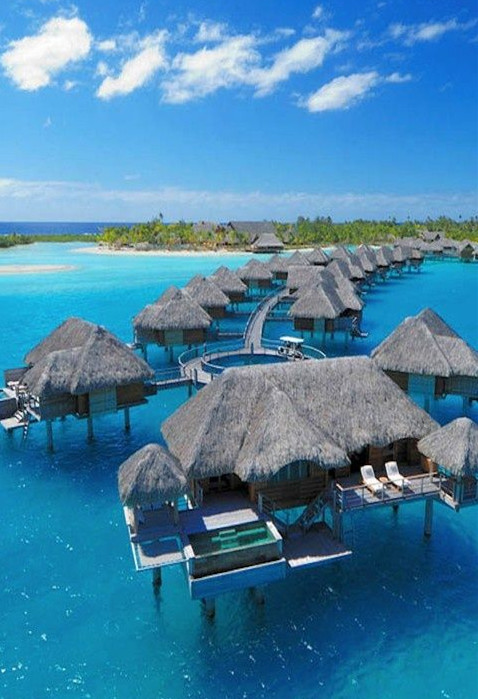
//> input picture opencv3/ch8/ch8/3.jpg, 478 x 699 px
$ ./tx_contourRC   (built with g++ and OpenCV 4)
//> lines starting //> are read from the running program, lines starting //| are printed output that depends on the picture; after the words box and inside, x2 and y2 are one past the last pixel; in counts of white or black regions, pixels touching at a corner belong together
#include "opencv2/highgui/highgui.hpp"
#include "opencv2/imgproc/imgproc.hpp"
using namespace cv;
using namespace std;

//-----------------------------------【宏定义部分】--------------------------------------------
//  描述：定义一些辅助宏
//------------------------------------------------------------------------------------------------
#define WINDOW_NAME1 "【原始图窗口】"        //为窗口标题定义的宏
#define WINDOW_NAME2 "【效果图窗口】"        //为窗口标题定义的宏

//-----------------------------------【全局变量声明部分】--------------------------------------
//  描述：全局变量的声明
//-----------------------------------------------------------------------------------------------
Mat g_srcImage;
Mat g_grayImage;
int g_nThresh = 50;//阈值
int g_nMaxThresh = 255;//阈值最大值
RNG g_rng(12345);//随机数生成器

//-----------------------------------【全局函数声明部分】--------------------------------------
//   描述：全局函数的声明
//-----------------------------------------------------------------------------------------------
void on_ContoursChange(int, void*);
static void ShowHelpText();

//-----------------------------------【main( )函数】--------------------------------------------
//   描述：控制台应用程序的入口函数，我们的程序从这里开始执行
//-----------------------------------------------------------------------------------------------
int main()
{
	//【0】改变console字体颜色
	system("color 1F");

	//【0】显示欢迎和帮助文字
	ShowHelpText();

	//【1】载入3通道的原图像
	g_srcImage = imread("3.jpg", 1);
//> g_srcImage is the input picture: 699 rows x 478 cols, CV_8UC3; mean B, G, R 166.1, 131, 70.6
	if (!g_srcImage.data) { printf("读取图片错误，请确定目录下是否有imread函数指定的图片存在~！ \n"); return false; }

	//【2】得到原图的灰度图像并进行平滑
	cvtColor(g_srcImage, g_grayImage, COLOR_BGR2GRAY);
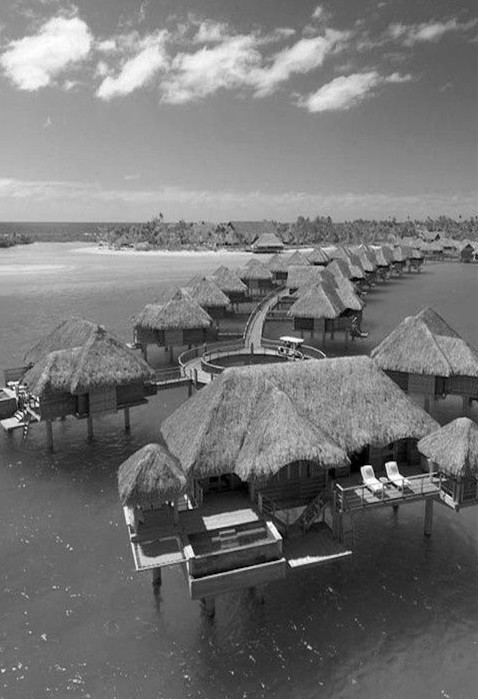
//> g_grayImage: 699 rows x 478 cols, CV_8UC1; min 0, max 255, mean 117
	blur(g_grayImage, g_grayImage, Size(3, 3));

	//【3】创建原始图窗口并显示
	namedWindow(WINDOW_NAME1, WINDOW_AUTOSIZE);
	imshow(WINDOW_NAME1, g_srcImage);

	//【4】设置滚动条并调用一次回调函数
	createTrackbar(" 阈值:", WINDOW_NAME1, &g_nThresh, g_nMaxThresh, on_ContoursChange);
	on_ContoursChange(0, 0);

	waitKey(0);

	return(0);
}

//----------------------------【on_ContoursChange( )函数】---------------------------------
//      描述：回调函数
//-------------------------------------------------------------------------------------------------
void on_ContoursChange(int, void*)
{
	//定义一些参数
	Mat threshold_output;
	vector<vector<Point>> contours;
	vector<Vec4i> hierarchy;

	// 使用Threshold检测边缘
	threshold(g_grayImage, threshold_output, g_nThresh, 255, THRESH_BINARY);
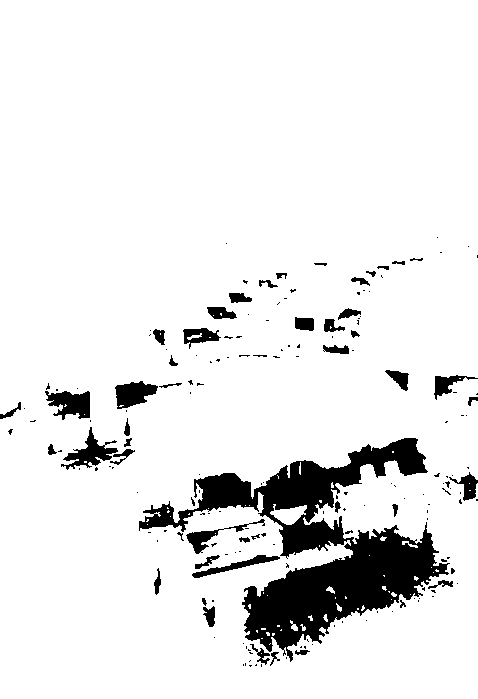
//> threshold_output: 699 rows x 478 cols, CV_8UC1; 91% white; 181 black regions (132 under 20 px)

	// 找出轮廓
	findContours(threshold_output, contours, hierarchy, RETR_TREE, CHAIN_APPROX_SIMPLE, Point(0, 0));
//> contours = 267 contours, 198 with area under 20; largest, box (x1, y1, x2, y2) and area: (0, 0, 478, 699) 331916, (138, 437, 451, 663) 23490, (44, 390, 91, 421) 947, (60, 426, 119, 471) 942, (114, 380, 159, 410) 830

	// 多边形逼近轮廓 + 获取矩形和圆形边界框
	vector<vector<Point> > contours_poly(contours.size());
//> contours_poly = 267 empty contours
	vector<Rect> boundRect(contours.size());
	vector<Point2f>center(contours.size());
	vector<float>radius(contours.size());

	//一个循环，遍历所有部分，进行本程序最核心的操作
	for (unsigned int i = 0; i < contours.size(); i++)
	{
		approxPolyDP(Mat(contours[i]), contours_poly[i], 3, true);//用指定精度逼近多边形曲线
		boundRect[i] = boundingRect(Mat(contours_poly[i]));//计算点集的最外面（up-right）矩形边界
		minEnclosingCircle(contours_poly[i], center[i], radius[i]);//对给定的 2D点集，寻找最小面积的包围圆形
	}
//> after the loop, contours_poly = 267 contours, 222 with area under 20; largest, box (x1, y1, x2, y2) and area: (0, 0, 478, 699) 332026, (138, 437, 450, 663) 23216, (60, 426, 119, 471) 907, (44, 390, 91, 421) 864, (116, 380, 159, 409) 793; boundRect = 267 Rects (x, y, width, height), first 8: [469, 490, 1, 1], [469, 483, 1, 1], [459, 378, 1, 1], [0, 0, 478, 699], [248, 665, 5, 1], [261, 663, 1, 5], [255, 663, 2, 4], [242, 664, 1, 1]; center = 267 Points (x, y), first 12: [469, 490], [469, 483], [459, 378], [238.5, 349], [250, 665], [261, 665], [255.5, 664.5], [242, 664], [245, 664], [248, 661], [249, 660], [278, 659.5]; radius = 267 values, max 422.7 at index 3, min 0.0001 at index 0, mean 5.29

	// 绘制多边形轮廓 + 包围的矩形框 + 圆形框
	Mat drawing = Mat::zeros(threshold_output.size(), CV_8UC3);
	for (int unsigned i = 0; i < contours.size(); i++)
	{
		Scalar color = Scalar(g_rng.uniform(0, 255), g_rng.uniform(0, 255), g_rng.uniform(0, 255));//随机设置颜色
		drawContours(drawing, contours_poly, i, color, 1, 8, vector<Vec4i>(), 0, Point());//绘制轮廓
		rectangle(drawing, boundRect[i].tl(), boundRect[i].br(), color, 2, 8, 0);//绘制矩形
		circle(drawing, center[i], (int)radius[i], color, 2, 8, 0);//绘制圆
	}
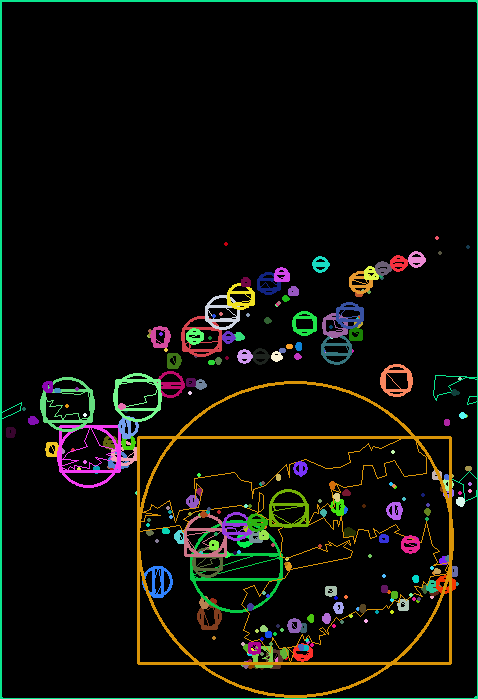
//> drawing: 699 rows x 478 cols, CV_8UC3; mean B, G, R 10, 14.7, 13.8

	// 显示效果图窗口
	namedWindow(WINDOW_NAME2, WINDOW_AUTOSIZE);
	imshow(WINDOW_NAME2, drawing);
}

//-----------------------------------【ShowHelpText( )函数】----------------------------------
//      描述：输出一些帮助信息
//----------------------------------------------------------------------------------------------
static void ShowHelpText()
{
	//输出欢迎信息和OpenCV版本
	printf("\n\n\t\t\t非常感谢购买《OpenCV3编程入门》一书！\n");
	printf("\n\n\t\t\t此为本书OpenCV3版的第75个配套示例程序\n");
	printf("\n\n\t\t\t   当前使用的OpenCV版本为：" CV_VERSION);
	printf("\n\n  ----------------------------------------------------------------------------\n");

	//输出一些帮助信息
	printf("\n\n\n\t欢迎来到【创建包围轮廓的矩形和圆形边界框】示例程序~\n\n");
	printf("\n\n\t按键操作说明: \n\n"
		"\t\t键盘按键【ESC】- 退出程序\n\n"
		"\t\t滑动滚动条 - 改变阈值\n\n");
}

$ run again, with opencv3/ch8/ch8/4.jpg copied over opencv3/ch8/ch8/3.jpg
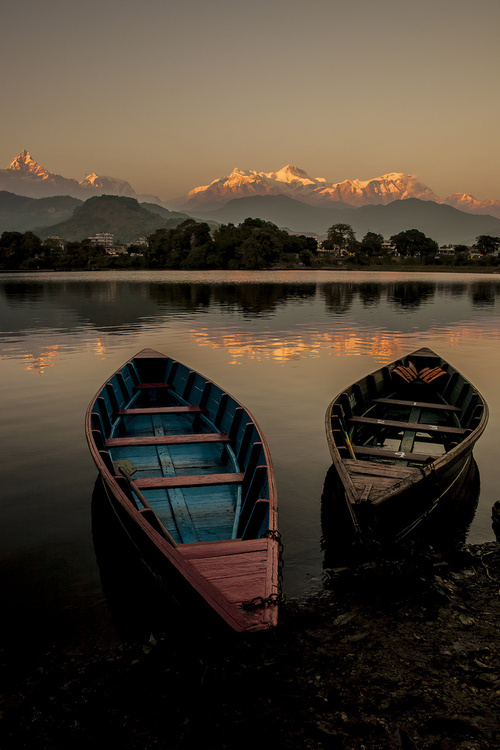
//> input picture opencv3/ch8/ch8/4.jpg, 500 x 750 px
//> g_srcImage is the input picture: 750 rows x 500 cols, CV_8UC3; mean B, G, R 49.9, 62.5, 72.9
//> in on_ContoursChange, `threshold(g_grayImage, threshold_output, g_nThresh, 255, THRESH_BINARY);`:
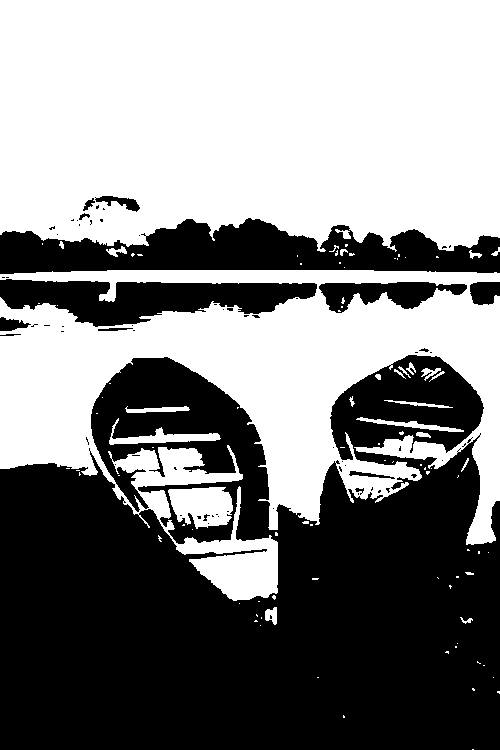
//> threshold_output: 750 rows x 500 cols, CV_8UC1; 52.2% white; 68 black regions (53 under 20 px)
//> contours = 176 contours, 147 with area under 20; largest, box (x1, y1, x2, y2) and area: (0, 0, 500, 252) 116725, (0, 270, 500, 601) 74128, (318, 281, 468, 314) 2684, (168, 487, 233, 529) 1962, (109, 418, 221, 445) 747
//> in on_ContoursChange, `vector<vector<Point> > contours_poly(contours.size());`: contours_poly = 176 empty contours
//> after the loop in on_ContoursChange, `for (unsigned int i = 0; i < contours.size(); i++)`: contours_poly = 176 contours, 155 with area under 20; largest, box (x1, y1, x2, y2) and area: (0, 0, 500, 252) 116782, (0, 270, 500, 599) 74328, (318, 281, 468, 314) 2600, (169, 487, 233, 529) 1981, (109, 418, 221, 444) 604; boundRect = 176 Rects (x, y, width, height), first 8: [472, 749, 1, 1], [343, 715, 1, 1], [497, 691, 1, 1], [472, 688, 1, 1], [493, 677, 1, 1], [317, 677, 1, 1], [483, 665, 1, 1], [477, 661, 4, 3]; center = 176 Points (x, y), first 12: [472, 749], [343, 715], [497, 691], [472, 688], [493, 677], [317, 677], [483, 665], [478.5, 662], [446.5, 652.5], [455, 646], [457, 643], [260, 625]; radius = 176 values, max 281 at index 78, min 0.0001 at index 0, mean 6.82
//> after the loop in on_ContoursChange, `for (int unsigned i = 0; i < contours.size(); i++)`:
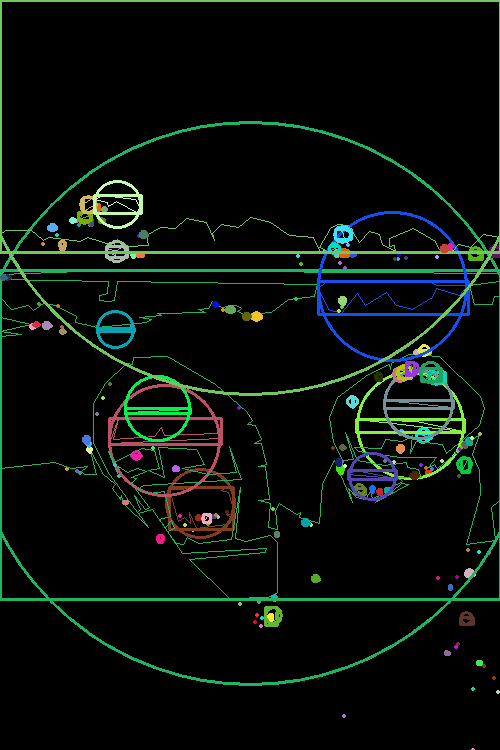
//> drawing: 750 rows x 500 cols, CV_8UC3; mean B, G, R 10.5, 14.9, 7.6
